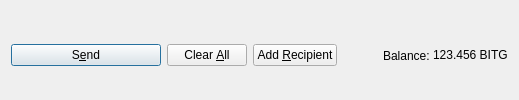
         <widget class="QFrame" name="frame_Send">
          <layout class="QHBoxLayout" name="horizontalLayout">
           <property name="bottomMargin">
            <number>0</number>
           </property>
           <item>
            <widget class="QPushButton" name="sendButton">
             <property name="minimumSize">
              <size>
               <width>150</width>
               <height>0</height>
              </size>
             </property>
             <property name="toolTip">
              <string>Confirm the send action</string>
             </property>
             <property name="text">
              <string>S&amp;end</string>
             </property>
             <property name="icon">
              <iconset resource="../bitcoingreen.qrc">
               <normaloff>:/icons/send</normaloff>:/icons/send</iconset>
             </property>
             <property name="autoDefault">
              <bool>false</bool>
             </property>
             <property name="default">
              <bool>true</bool>
             </property>
            </widget>
           </item>
           <item>
            <widget class="QPushButton" name="clearButton">
             <property name="sizePolicy">
              <sizepolicy hsizetype="Minimum" vsizetype="Fixed">
               <horstretch>0</horstretch>
               <verstretch>0</verstretch>
              </sizepolicy>
             </property>
             <property name="toolTip">
              <string>Clear all fields of the form.</string>
             </property>
             <property name="text">
              <string>Clear &amp;All</string>
             </property>
             <property name="icon">
              <iconset resource="../bitcoingreen.qrc">
               <normaloff>:/icons/remove</normaloff>:/icons/remove</iconset>
             </property>
             <property name="autoDefault">
              <bool>false</bool>
             </property>
            </widget>
           </item>
           <item>
            <widget class="QPushButton" name="addButton">
             <property name="toolTip">
              <string>Send to multiple recipients at once</string>
             </property>
             <property name="text">
              <string>Add &amp;Recipient</string>
             </property>
             <property name="icon">
              <iconset resource="../bitcoingreen.qrc">
               <normaloff>:/icons/add</normaloff>:/icons/add</iconset>
             </property>
             <property name="autoDefault">
              <bool>false</bool>
             </property>
            </widget>
           </item>
           <item>
            <spacer name="horizontalSpacer">
             <property name="orientation">
              <enum>Qt::Horizontal</enum>
             </property>
             <property name="sizeHint" stdset="0">
              <size>
               <width>40</width>
               <height>20</height>
              </size>
             </property>
            </spacer>
           </item>
           <item>
            <layout class="QHBoxLayout" name="horizontalLayout_2">
             <property name="spacing">
              <number>3</number>
             </property>
             <item>
              <widget class="QLabel" name="label">
               <property name="text">
                <string>Balance:</string>
               </property>
              </widget>
             </item>
             <item>
              <widget class="QLabel" name="labelBalance">
               <property name="sizePolicy">
                <sizepolicy hsizetype="Preferred" vsizetype="Fixed">
                 <horstretch>0</horstretch>
                 <verstretch>0</verstretch>
                </sizepolicy>
               </property>
               <property name="cursor">
                <cursorShape>IBeamCursor</cursorShape>
               </property>
               <property name="text">
                <string notr="true">123.456 BITG</string>
               </property>
               <property name="textInteractionFlags">
                <set>Qt::LinksAccessibleByMouse|Qt::TextSelectableByKeyboard|Qt::TextSelectableByMouse</set>
               </property>
              </widget>
             </item>
            </layout>
           </item>
          </layout>
         </widget>
